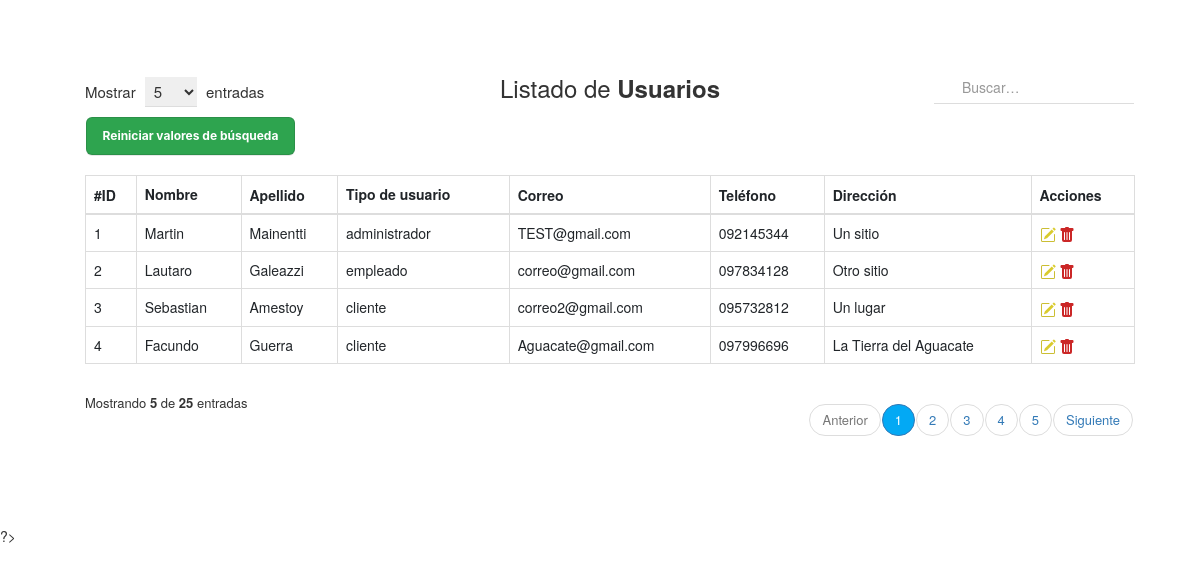
The app's page /controlador/Usuario_controlador.php, older data.
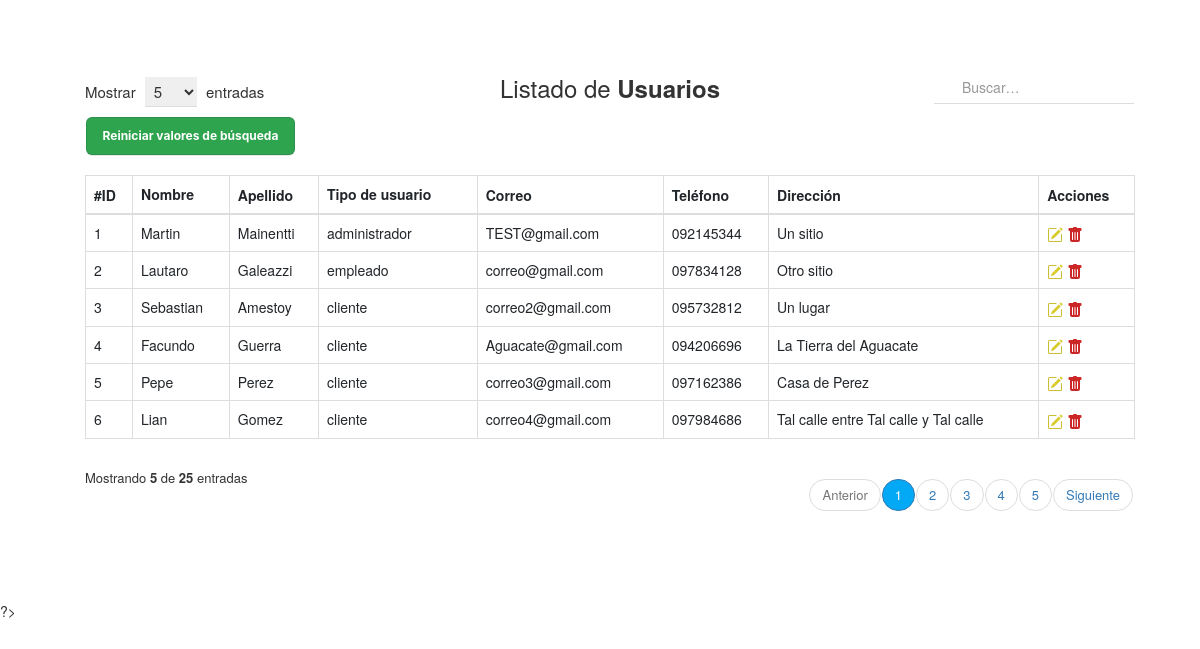
The same page, newer data.
### tables this page shows
CREATE TABLE `usuario` (
  `id_usuario` int(10) PRIMARY KEY NOT NULL AUTO_INCREMENT COMMENT 'ID del Usuario',
  `nombre` varchar(40) NOT NULL COMMENT 'Nombre del Usuario',
  `apellido` varchar(40) NOT NULL COMMENT 'Apellido del Usuario',
  `correo` varchar(60) NOT NULL COMMENT 'Correo del Usuario',
  `password` varchar(20) NOT NULL COMMENT 'Clave del Usuario',
  `direccion` varchar(80) DEFAULT NULL COMMENT 'Direccion de envio del Usuario',
  `telefono` varchar(18) DEFAULT NULL COMMENT 'Telefono de contacto del Usuario',
  `tipo` varchar(30) NOT NULL DEFAULT 'cliente' COMMENT 'Tipo de usuario, para las jerarquias'
);

### modelo/conexion.php (called while the page is built)
<?php
class Conectar{
    public static function conexion (){
        try{
            $host ="localhost";
            $user ="root";
            $pass="";
            $bd="proyecto_grupo2";
            $con = mysqli_connect($host,$user,$pass);
            mysqli_select_db($con,$bd);
            return $con;
        }catch(Exception $e){
    die('Error'.$e->getMessage());
    echo "La linea de error " . $e->getLine();
        }
    }
    }
?>

### modelo/Usuario.php (called while the page is built, shortened)
<?php
class Usuario
{
    private $con;
    private $usuario;
    public function __construct()
    {
        require_once("conexion.php");
        $this->con = Conectar::conexion();
        $this->usuario = array();
    }
    public function listar_usuarios()
    {
        $sql = "SELECT * FROM usuario ORDER BY id_usuario";
        $query = mysqli_query($this->con, $sql);
        while ($filas = mysqli_fetch_array($query)) {
            $this->usuario[] = $filas;
        }
        return $this->usuario;
    }
}
?>

### vista/Usuarios_view.php (the view, shortened to what this page needs)
<!DOCTYPE html>
<html lang="es">
<head>
    <link rel="stylesheet" href="assets/styles2.css">
    <link href="https://cdn.jsdelivr.net/npm/bootstrap@5.2.0/dist/css/bootstrap.min.css" rel="stylesheet">
    <link href="https://maxcdn.bootstrapcdn.com/bootstrap/3.3.7/css/bootstrap.min.css" rel="stylesheet">
</head>
<body>
    <div class="container">
        <div class="table-responsive">
            <div class="table-wrapper">
                <div class="table-title">
                    <div class="row">
                        <div class="col-xs-4">
                            <div class="show-entries">
                                <span>Mostrar</span>
                                <select>
                                    <option>5</option>
                                </select>
                                <span>entradas</span>
                            </div>
                        </div>
                        <div class="col-xs-4">
                            <h2 class="text-center">Listado de <b>Usuarios</b></h2>
                        </div>
                        <?php require_once("vista/buscar_usuario_view.php"); ?>
                        <table class="table table-bordered">
                            <thead>
                                <tr>
                                    <th>#ID</th>
                                    <th>Nombre<i class="fa fa-sort"></i></th>
                                    <th>Apellido</th>
                                    <th>Tipo de usuario<i class="fa fa-sort"></i></th>
                                    <th>Correo</i></th>
                                    <th>Teléfono</th>
                                    <th>Dirección</th>
                                    <th>Acciones</th>
                                </tr>
                            </thead>
                            <tbody>
                                <?php foreach ($matrizUsuario as $usuario) : ?>
                                    <tr>
                                        <td scope="row"><?php echo $usuario['id_usuario'] ?></td>
                                        <td><?php echo $usuario['nombre'] ?></td>
                                        <td><?php echo $usuario['apellido'] ?></td>
                                        <td><?php echo $usuario['tipo'] ?></td>
                                        <td><?php echo $usuario['correo'] ?></td>
                                        <td><?php echo $usuario['telefono'] ?></td>
                                        <td><?php echo $usuario['direccion'] ?></td>
                                        <td>
                                            <a href="ModificarUsuario_pagina.php?id=<?php echo $usuario['id_usuario'] ?>" title="Editar"><img src="assets/iconos/icono-editar-2.svg"></a>
                                            <a href="controlador/eliminar_Usuario_controlador.php?id=<?php echo $usuario['id_usuario'] ?>" title="Eliminar" onclick="javascript:return asegurar();"><img src="assets/iconos/icono-papelera.svg"></a></a>
                                        </td>
                                    </tr>
                                <?php endforeach; ?>
                            </tbody>
                        </table>
                        <div class="clearfix">
                            <div class="hint-text">Mostrando <b>5</b> de <b>25</b> entradas</div>
                            <ul class="pagination">
                                <li class="page-item disabled"><a href="#">Anterior</a></li>
                                <li class="page-item active"><a href="#" class="page-link">1</a></li>
                                <li class="page-item"><a href="#" class="page-link">2</a></li>
                                <li class="page-item"><a href="#" class="page-link">3</a></li>
                                <li class="page-item"><a href="#" class="page-link">4</a></li>
                                <li class="page-item"><a href="#" class="page-link">5</a></li>
                                <li class="page-item"><a href="#" class="page-link">Siguiente</a></li>
                            </ul>
                        </div>
</body>
</html>

### controlador/Usuario_controlador.php (shortened to what this page needs)
<?php
require_once("modelo/Usuario.php");
$usuarios = new Usuario();
$matrizUsuario = $usuarios->listar_usuarios();
if($matrizUsuario){
    require_once("vista/Usuarios_view.php");
    }else{
        ?><div class="no_hay_registros"><?php echo "No hay usuarios registrados en el sistema";?></div><?php
}
?>

### vista/buscar_usuario_view.php (shortened to what this page needs)
<!DOCTYPE html>
<html lang="es">
<head>
</head>
<body>
    <div class="col-xs-4">
        <form method="POST">
            <div class="search-box">
                <div class="input-group" type="text" name="busqueda">
                    <span class="input-group-addon"><i class="material-icons">&#xE8B6;</i></span>
                    <input type="text" name="usuario" class="form-control" placeholder="Buscar&hellip;">
                </div>
            </div>
    </div>
    <div><input class="button-1" type="submit" value="Reiniciar valores de búsqueda"></input></div>
    </div>
    </div>
</body>
</html>

### assets/styles2.css (style rules this page uses)
body { font-family: 'Roboto', sans-serif; background-repeat: no-repeat; background-size: cover; }
.table-responsive { margin: 50px 0; margin-left: 20px; }
.table-wrapper { min-width: 35em; background: #fff; padding: 20px; box-shadow: 0 1px 1px rgba(0, 0, 0, .05); }
.table-title { font-size: 15px; padding-bottom: 10px; margin: 0 0 10px; min-height: 45px; }
.table-title h2 { margin: 5px 0 0; font-size: 24px; }
.table-title select { border-color: #ddd; border-width: 0 0 1px 0; padding: 3px 10px 3px 5px; margin: 0 5px; }
.table-title .show-entries { margin-top: 7px; }
.search-box { position: relative; float: right; }
.search-box .input-group { min-width: 200px; position: absolute; right: 0; }
.search-box .input-group-addon, .search-box input { border-color: #ddd; border-radius: 0; }
.search-box .input-group-addon { border: none; border: none; background: transparent; position: absolute; z-index: 9; }
.search-box input { height: 34px; padding-left: 28px; box-shadow: none !important; border-width: 0 0 1px 0; }
.search-box i { color: #a0a5b1; font-size: 19px; position: relative; top: 2px; left: -10px; }
table.table tr th, table.table tr td { border-color: #e9e9e9; }
table.table td:last-child { width: fit-content; }
table.table td a { color: #a0a5b1; }
.pagination { float: right; margin: 0 0 5px; }
.pagination li a { border: none; font-size: 13px; min-width: 30px; min-height: 30px; padding: 0 10px; color: #999; margin: 0 2px; line-height: 30px; border-radius: 30px !important; text-align: center; }
.pagination li.active a { background: #03A9F4; }
.hint-text { float: left; margin-top: 10px; font-size: 13px; }
.button-1 { appearance: none; background-color: #2ea44f; border: 1px solid rgba(27, 31, 35, .15); border-radius: 6px; box-shadow: rgba(27, 31, 35, .1) 0 1px 0; box-sizing: border-box; color: #fff; cursor: pointer; display: inline-block; font-family: -apple-system, system-ui, "Segoe UI", Helvetica, Arial, sans-serif, "Apple Color Emoji", "Segoe UI Emoji"; font-size: 12px; font-weight: 700; line-height: 16px; padding: 10px 16px; margin-top: 10px; margin-left: 8px; }
.material-icons { font-family: 'Material Icons'; font-size: 16px; vertical-align: text-top; }

Row changes from the older to the newer data that the page shows:
changed usuario "Facundo": telefono "097996696" → "094206696"
added usuario: id_usuario "5", nombre "Pepe", apellido "Perez", tipo "cliente", correo "correo3@gmail.com", telefono "097162386", direccion "Casa de Perez"
added usuario: id_usuario "6", nombre "Lian", apellido "Gomez", tipo "cliente", correo "correo4@gmail.com", telefono "097984686", direccion "Tal calle entre Tal calle y Tal calle"
